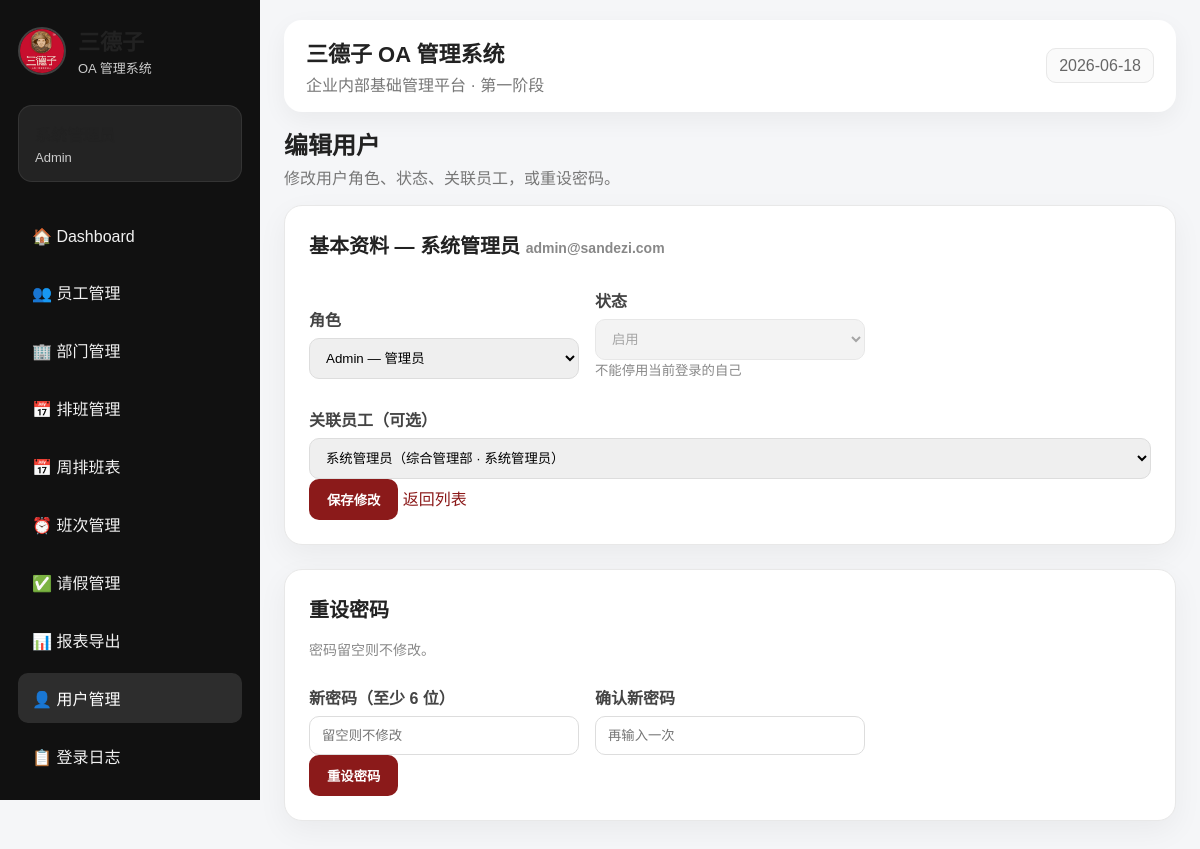
The page /user_edit.php?id=1 (signed in) on the database its author committed.
### tables this page shows
CREATE TABLE users (
    id            INT AUTO_INCREMENT PRIMARY KEY,
    employee_id   INT NULL,
    name          VARCHAR(100) NOT NULL,
    email         VARCHAR(150) NOT NULL UNIQUE,
    password_hash VARCHAR(255) NOT NULL,
    role          ENUM('Admin','Manager','Employee') NOT NULL DEFAULT 'Employee',
    status        ENUM('active','inactive') NOT NULL DEFAULT 'active',
    created_at    TIMESTAMP DEFAULT CURRENT_TIMESTAMP,
    FOREIGN KEY (employee_id) REFERENCES employees(id) ON DELETE SET NULL
);

CREATE TABLE employees (
    id            INT AUTO_INCREMENT PRIMARY KEY,
    name          VARCHAR(100) NOT NULL,
    department_id INT NULL,
    position      VARCHAR(100) NOT NULL,
    phone         VARCHAR(50),
    email         VARCHAR(150),
    status        ENUM('active','inactive') NOT NULL DEFAULT 'active',
    created_at    TIMESTAMP DEFAULT CURRENT_TIMESTAMP,
    FOREIGN KEY (department_id) REFERENCES departments(id) ON DELETE SET NULL
);

### auth.php (called while the page is built, shortened)
<?php
function current_user() {
    return $_SESSION['user'] ?? null;
}
function safe($value) {
    return htmlspecialchars((string)$value, ENT_QUOTES, 'UTF-8');
}
?>

### user_edit.php (the view, shortened to what this page needs)
<?php
require_once __DIR__ . '/header.php';
$me = current_user();
$id = intval($_GET['id'] ?? 0);
$stmt = $pdo->prepare("SELECT * FROM users WHERE id = ?");
$stmt->execute([$id]);
$target = $stmt->fetch();
$employees_all = $pdo->query("
    SELECT e.id, e.name, e.position, d.name AS department_name
    FROM employees e
    LEFT JOIN departments d ON e.department_id = d.id
    WHERE e.status = 'active'
    ORDER BY e.name ASC
")->fetchAll();
$linked_ids_stmt = $pdo->prepare("SELECT employee_id FROM users WHERE employee_id IS NOT NULL AND id != ?");
$linked_ids_stmt->execute([$id]);
$linked_ids = $linked_ids_stmt->fetchAll(\PDO::FETCH_COLUMN);
?>
<div class="page-title">
    <h2>编辑用户</h2>
    <p>修改用户角色、状态、关联员工，或重设密码。</p>
</div>
<section class="panel">
    <h2>基本资料 — <?= safe($target['name']) ?> <small style="color:#888;font-size:14px"><?= safe($target['email']) ?></small></h2>
    <form method="POST">
        <div class="form-grid">
            <div>
                <label>角色</label>
                <select name="role">
                    <?php foreach (['Employee'=>'Employee — 普通员工','Manager'=>'Manager — 主管','Admin'=>'Admin — 管理员'] as $val=>$label): ?>
                        <option value="<?= $val ?>" <?= $target['role']===$val?'selected':'' ?>><?= $label ?></option>
                    <?php endforeach; ?>
                </select>
            </div>
            <div>
                <label>状态</label>
                <select name="status" <?= intval($target['id'])===intval($me['id'])?'disabled title="不能停用自己"':'' ?>>
                    <option value="active"   <?= $target['status']==='active'  ?'selected':''?>>启用</option>
                </select>
                <?php if (intval($target['id']) === intval($me['id'])): ?>
                    <small style="color:#888">不能停用当前登录的自己</small>
                <?php endif; ?>
            </div>
            <div style="grid-column:1/-1">
                <label>关联员工（可选）</label>
                <select name="employee_id">
                    <?php foreach ($employees_all as $e): ?>
                        <?php $already = in_array($e['id'], $linked_ids); ?>
                        <option value="<?= safe($e['id']) ?>"
                            <?= intval($target['employee_id'])===$e['id'] ? 'selected' : '' ?>
                            <?= ($already && intval($target['employee_id'])!==$e['id']) ? 'disabled' : '' ?>>
                            <?= safe($e['name']) ?>（<?= safe($e['department_name'] ?? '无部门') ?> · <?= safe($e['position']) ?>）
                        </option>
                    <?php endforeach; ?>
                </select>
            </div>
        </div>
        <button class="btn" type="submit">保存修改</button>
        <a class="btn secondary" href="users.php">返回列表</a>
    </form>
</section>
<section class="panel">
    <h2>重设密码</h2>
    <p style="color:#888;font-size:14px">密码留空则不修改。</p>
    <form method="POST">
        <div class="form-grid">
            <div>
                <label>新密码（至少 6 位）</label>
                <input type="password" name="new_password" placeholder="留空则不修改">
            </div>
            <div>
                <label>确认新密码</label>
                <input type="password" name="confirm_password" placeholder="再输入一次">
            </div>
        </div>
        <button class="btn" type="submit">重设密码</button>
    </form>
</section>
<?php require_once __DIR__ . '/footer.php'; ?>

### assets/style.css (style rules this page uses)
* { box-sizing: border-box; }
:root { --primary: #8b1a1a; --primary-dark: #641010; --bg: #f5f6f8; --card: #ffffff; --text: #222; --muted: #777; --border: #e8e8e8; --green: #2e7d32; }
body { margin: 0; font-family: Arial, "Microsoft YaHei", sans-serif; background: var(--bg); color: var(--text); }
a { color: var(--primary); text-decoration: none; }
.page-title { margin-bottom: 14px; }
.page-title h2 { margin: 0; font-size: 24px; }
.page-title p { color: var(--muted); margin-top: 4px; }
.panel { background: white; border-radius: 18px; padding: 24px; box-shadow: 0 10px 30px rgba(0,0,0,0.05); border: 1px solid var(--border); margin-bottom: 24px; }
.panel h2 { margin-top: 0; font-size: 20px; }
.form-grid { display: grid; grid-template-columns: repeat(3, minmax(180px, 1fr)); gap: 16px; align-items: end; }
label { display: block; color: #444; font-weight: bold; margin-top: 12px; }
input, select, textarea { width: 100%; border: 1px solid #ddd; border-radius: 10px; padding: 11px 12px; margin-top: 7px; font-family: inherit; }
button, .btn-light { display: inline-block; border: none; background: var(--primary); color: white; padding: 11px 18px; border-radius: 10px; cursor: pointer; font-weight: bold; }

### rows shown on the page
users: name "系统管理员", email "admin@sandezi.com", role "Admin — 管理员", status "启用", employee_id "系统管理员（综合管理部 · 系统管理员）"

### other values the page prints
safe($user['role']) "Admin"
safe(APP_NAME) "三德子 OA 管理系统"
safe(APP_SUBTITLE) "企业内部基础管理平台 · 第一阶段"
